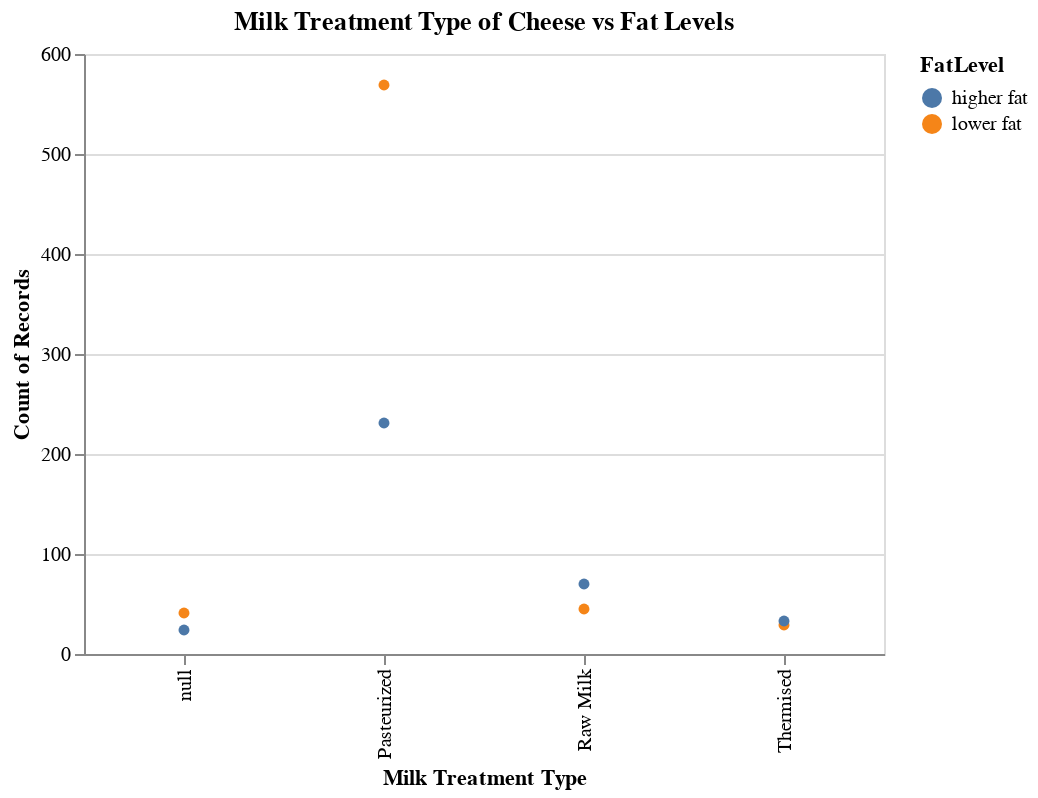

Here is the notebook cell this chart was saved with:
### Code cell
# Creating EDA to understand the data 
# Visualizing "MilkTreatmentTypeEn" vs target variable column "FatLevel" using Altair
MTT_vs_Fat_plot = alt.Chart(cheese_df_new).mark_circle().encode(
    x=alt.X('MilkTreatmentTypeEn:N', title='Milk Treatment Type'),
    y=alt.Y('count()', title='Count of Records'),
    color='FatLevel:N'
).properties(
    title='Milk Treatment Type of Cheese vs Fat Levels',
    width=400
)

MTT_vs_Fat_plot

### Figure 1 — Vega-Lite specification as saved in the notebook (floating-point values rounded to 4 significant figures; data arrays with more than 128 entries replaced by an {"elided": "..."} marker saying what was removed)
{"config": {"view": {"continuousWidth": 400, "continuousHeight": 300}}, "data": {"name": "data-a1c7e1736ca296ec884af049d605e149"}, "mark": "circle", "encoding": {"color": {"type": "nominal", "field": "FatLevel"}, "x": {"type": "nominal", "field": "MilkTreatmentTypeEn", "title": "Milk Treatment Type"}, "y": {"type": "quantitative", "aggregate": "count", "title": "Count of Records"}}, "title": "Milk Treatment Type of Cheese vs Fat Levels", "width": 400, "$schema": "https://vega.github.io/schema/vega-lite/v4.8.1.json", "datasets": {"data-a1c7e1736ca296ec884af049d605e149": {"elided": "1042 records"}}}
